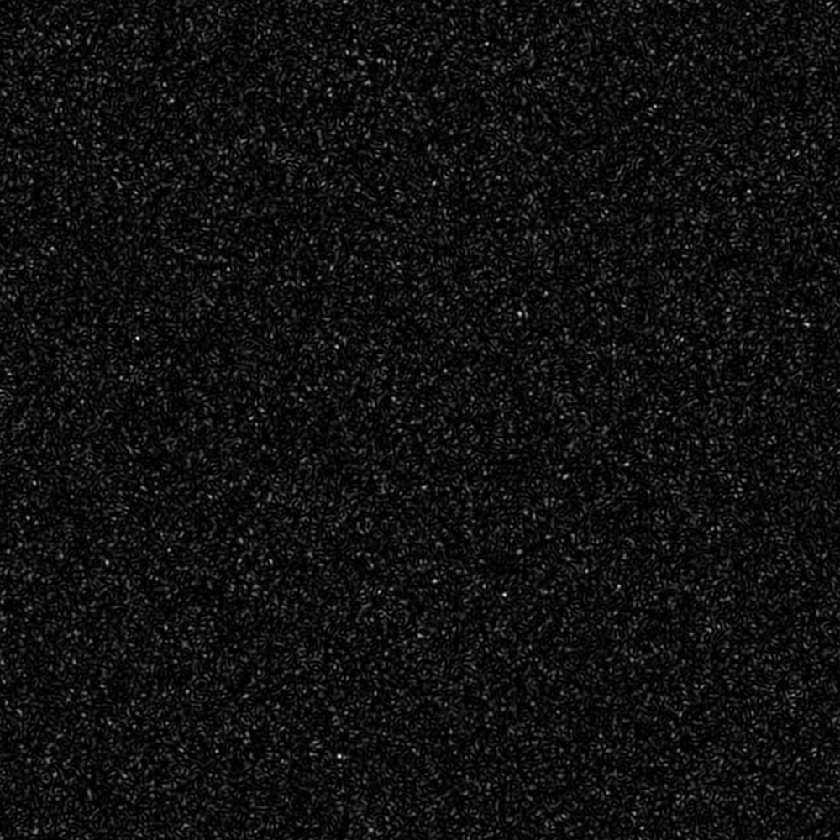
#> input picture SpeckleSizeCode/PythonAutocorr/circularWithPhasesSimulations/4pixelsCircularWithPhasesSimulations.tiff, 840 x 840 px, shrunk from 1000 x 1000 before the run
$ python autocorr.py
#> lines starting #> are read from the running program, lines starting #| are printed output that depends on the picture
import numpy as np
import matplotlib.pyplot as plt
import tifffile
import os
from scipy.ndimage import gaussian_filter
import cv2

nb = 13
fname = rf"20190924-200ms_20mW_Ave15_Gray_10X0.4_{nb}.tif"

p = os.path.dirname(os.path.join(os.getcwd(), "..", ".."))
path = os.path.join(p, "MATLAB", fname)

prefix = "circularWithPhasesSimulations"
otherPrefix = "50sims"
path = "4pixelsCircularWithPhasesSimulations.tiff"
args = [prefix, path]
#args = [prefix, otherPrefix, path]
path = os.path.join(*args)

if path.endswith("tif") or path.endswith("tiff"):
    img = tifffile.imread(path)
#> img is the input picture: shape (840, 840) float32; min 1.99e-07, max 1, mean 0.0661
else:
    img = cv2.imread(path)

plt.imshow(img)
plt.show()

imgDivide = gaussian_filter(img, 75)
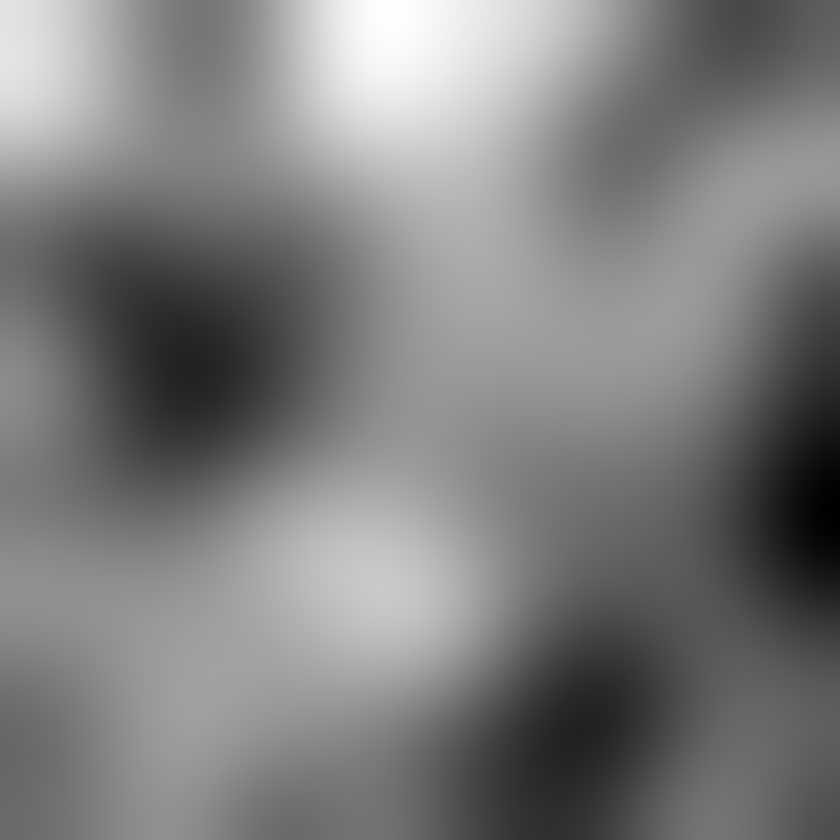
#> imgDivide: shape (840, 840) float32; min 0.0631, max 0.0691, mean 0.0661; drawn with min black and max white

img = img / imgDivide - np.mean(img)
plt.imshow(img)
plt.show()

fft = np.fft.fft2(img)
ifft = np.fft.ifftshift(np.fft.ifft2(np.abs(fft) ** 2)).real
ifft /= np.size(ifft)

r = (ifft - np.mean(img) ** 2) / np.var(img)
plt.imshow(r)
plt.colorbar()
plt.show()
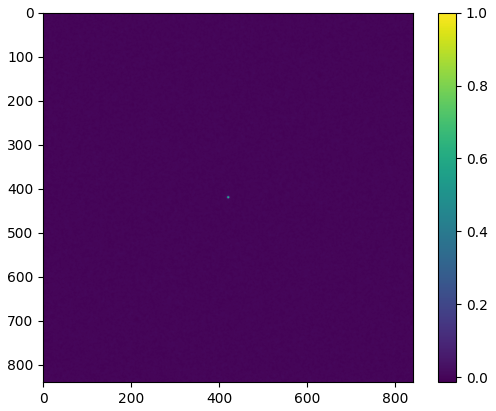
#> figure drawn by matplotlib, 2 panels

xSlice, ySlice = r.shape[1] // 2, r.shape[0] // 2
#> xSlice = 420; ySlice = 420

verticalSlice = r[:, xSlice]
#> verticalSlice = 840 values, max 1 at index 420, min -0.00926 at index 131, mean 0.00412
horizontalSlice = r[ySlice, :]
#> horizontalSlice = 840 values, max 1 at index 420, min -0.0083 at index 402, mean 0.00432


def normalize(verticalSlice, horizontalSlice):
    verticalSlice = verticalSlice - np.min(verticalSlice)
    verticalSlice = verticalSlice / np.max(verticalSlice)

    horizontalSlice = horizontalSlice - np.min(horizontalSlice)
    horizontalSlice = horizontalSlice / np.max(horizontalSlice)
    return verticalSlice, horizontalSlice


plt.plot(verticalSlice)
plt.title("Autocorrelation profile (x centered)")
plt.xlabel("Vertical position y [px]")
plt.ylabel("Normalized correlation coefficient [-]")
plt.show()
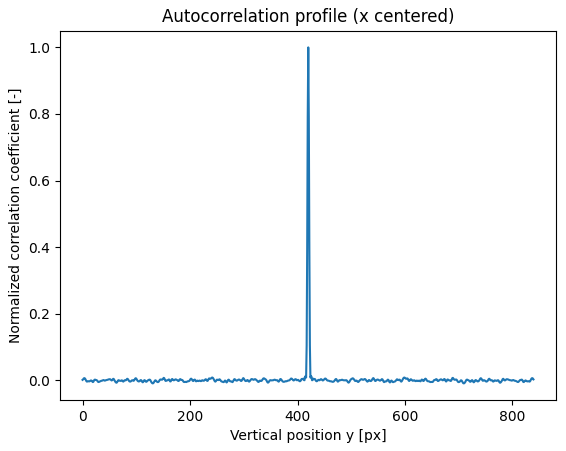
#> figure drawn by matplotlib, 1 panel; curve peaks at x = 420, y = 1

plt.plot(horizontalSlice)
plt.title("Autocorrelation profile (y centered)")
plt.xlabel("Horizontal position x [px]")
plt.ylabel("Normalized correlation coefficient [-]")
plt.show()
#> figure, not shown here; curve peaks at x = 420, y = 1

relativeErrorHalfMax = 25

# Y FWHM
print("Y FWHM")
halfMax = 0.5
inferiorBound = halfMax - halfMax * relativeErrorHalfMax / 100
superiorBound = halfMax + halfMax * relativeErrorHalfMax / 100

# Range of values to compute FWHM
pointsForFW = np.where((verticalSlice >= inferiorBound) & (verticalSlice <= superiorBound))[0]
#> pointsForFW = [418, 422]
print(pointsForFW)
#| [418 422]
middlePoint = np.argmax(verticalSlice)  # Find the middle point to separate the values at the left and at the right
#> middlePoint = 420
left = np.mean(pointsForFW[pointsForFW < middlePoint])
#> left = 418
right = np.mean(pointsForFW[pointsForFW > middlePoint])
#> right = 422
print(f"left: {left}")
#| left: 418.0
print(f"right: {right}")
#| right: 422.0
FWHM = right - left
#> FWHM = 4
print("Diameter : ", FWHM)
#| Diameter :  4.0
print("Radius : ", FWHM / 2)
#| Radius :  2.0

# X FWHM
print("= = = = = = = = = = = = = = = = = = = = = = = =")
print("X FWHM")
halfMax = 0.5
inferiorBound = halfMax - halfMax * relativeErrorHalfMax / 100
superiorBound = halfMax + halfMax * relativeErrorHalfMax / 100

# Range of values to compute FWHM
pointsForFW = np.where((horizontalSlice >= inferiorBound) & (horizontalSlice <= superiorBound))[0]
print(pointsForFW)
#| [418 422]
middlePoint = np.argmax(horizontalSlice)  # Find the middle point to separate the values at the left and at the right
left = np.mean(pointsForFW[pointsForFW < middlePoint])
right = np.mean(pointsForFW[pointsForFW > middlePoint])
print(f"left: {left}")
#| left: 418.0
print(f"right: {right}")
#| right: 422.0
FWHM = right - left
print("Diameter : ", FWHM)
#| Diameter :  4.0
print("Radius : ", FWHM / 2)
#| Radius :  2.0

$ run again, with SpeckleSizeCode/PythonAutocorr/circularWithPhasesSimulations/10pixelsCircularWithPhasesSimulations.tiff copied over SpeckleSizeCode/PythonAutocorr/circularWithPhasesSimulations/4pixelsCircularWithPhasesSimulations.tiff
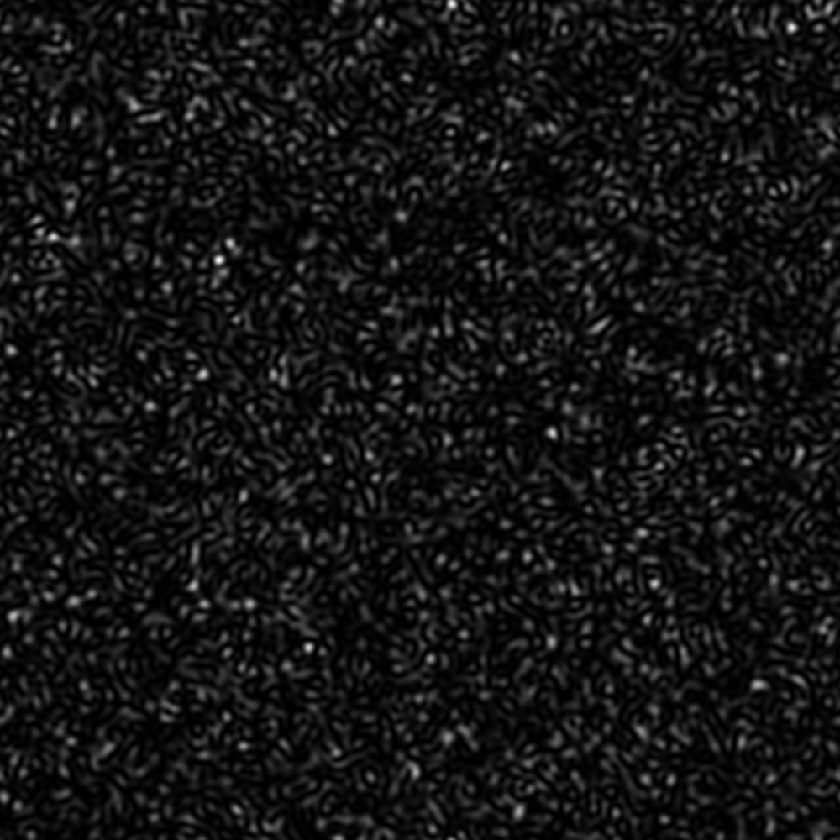
#> input picture SpeckleSizeCode/PythonAutocorr/circularWithPhasesSimulations/10pixelsCircularWithPhasesSimulations.tiff, 840 x 840 px, shrunk from 1000 x 1000 before the run
#> img is the input picture: shape (840, 840) float32; min 6.34e-07, max 0.98, mean 0.0817
#> `plt.show()`:
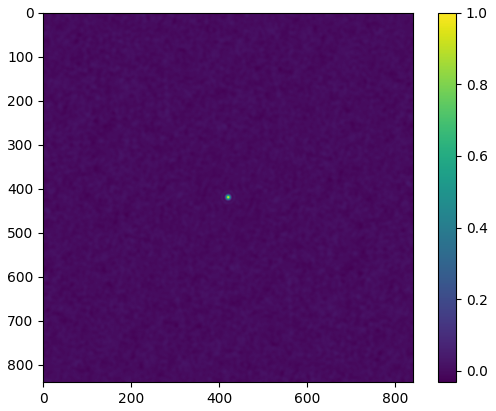
#> figure drawn by matplotlib, 2 panels
#> verticalSlice = 840 values, max 1 at index 420, min -0.0157 at index 769, mean 0.0113
#> horizontalSlice = 840 values, max 1 at index 420, min -0.0191 at index 98, mean 0.0117
#> `plt.show()`:
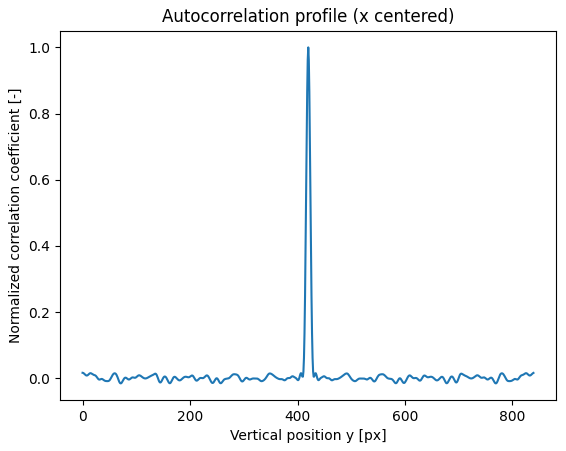
#> figure drawn by matplotlib, 1 panel; curve peaks at x = 420, y = 1
#> pointsForFW = [415, 416, 424, 425]
#| [415 416 424 425]
#> middlePoint = 420
#> left = 415.5
#> right = 424.5
#| left: 415.5
#| right: 424.5
#> FWHM = 9
#| Diameter :  9.0
#| Radius :  4.5
#| [415 416 424 425]
#| left: 415.5
#| right: 424.5
#| Diameter :  9.0
#| Radius :  4.5

$ run again, with SpeckleSizeCode/PythonAutocorr/circularWithPhasesSimulations/12pixelsCircularWithPhasesSimulations.tiff copied over SpeckleSizeCode/PythonAutocorr/circularWithPhasesSimulations/4pixelsCircularWithPhasesSimulations.tiff
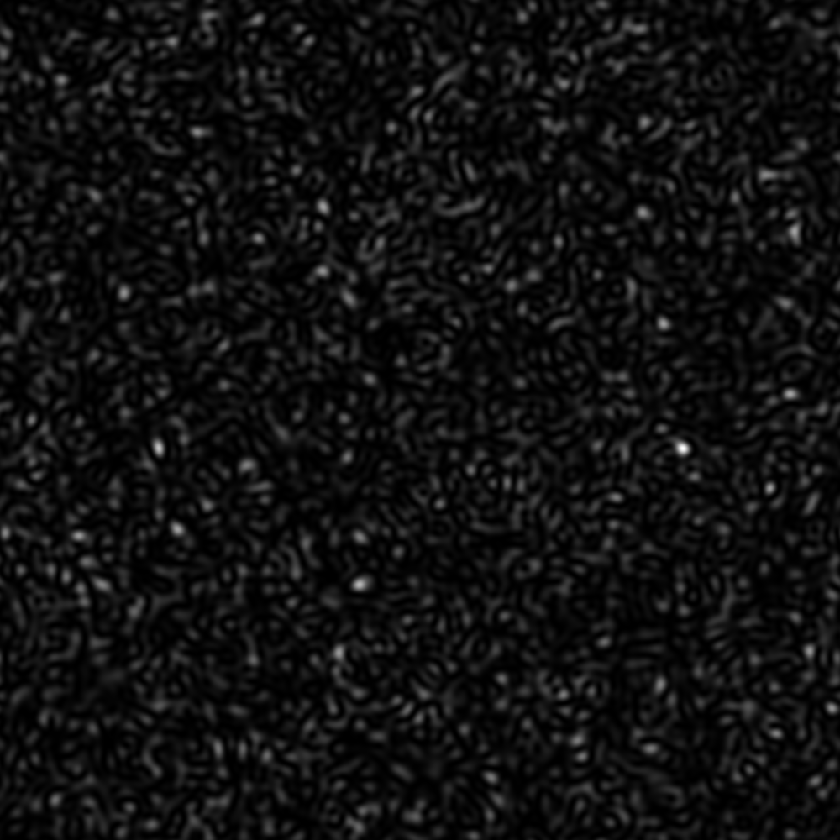
#> input picture SpeckleSizeCode/PythonAutocorr/circularWithPhasesSimulations/12pixelsCircularWithPhasesSimulations.tiff, 840 x 840 px, shrunk from 1000 x 1000 before the run
#> img is the input picture: shape (840, 840) float32; min 4.28e-08, max 1, mean 0.0671
#> `plt.show()`:
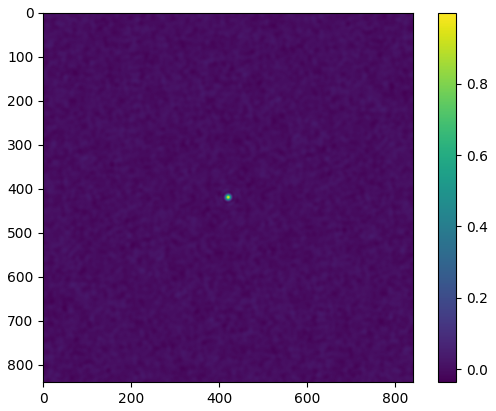
#> figure drawn by matplotlib, 2 panels
#> verticalSlice = 840 values, max 1 at index 420, min -0.0199 at index 589, mean 0.0109
#> horizontalSlice = 840 values, max 1 at index 420, min -0.0265 at index 341, mean 0.0104
#> `plt.show()`:
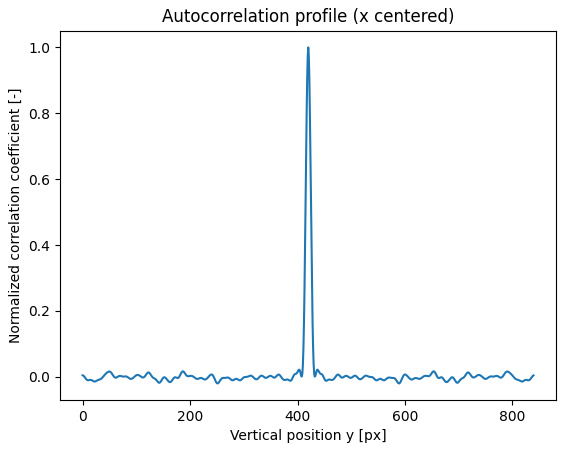
#> figure drawn by matplotlib, 1 panel; curve peaks at x = 420, y = 1
#> pointsForFW = [414, 415, 425, 426]
#| [414 415 425 426]
#> middlePoint = 420
#> left = 414.5
#> right = 425.5
#| left: 414.5
#| right: 425.5
#> FWHM = 11
#| Diameter :  11.0
#| Radius :  5.5
#| [414 415 425 426]
#| left: 414.5
#| right: 425.5
#| Diameter :  11.0
#| Radius :  5.5

$ run again, with SpeckleSizeCode/PythonAutocorr/circularWithPhasesSimulations/14pixelsCircularWithPhasesSimulations.tiff copied over SpeckleSizeCode/PythonAutocorr/circularWithPhasesSimulations/4pixelsCircularWithPhasesSimulations.tiff
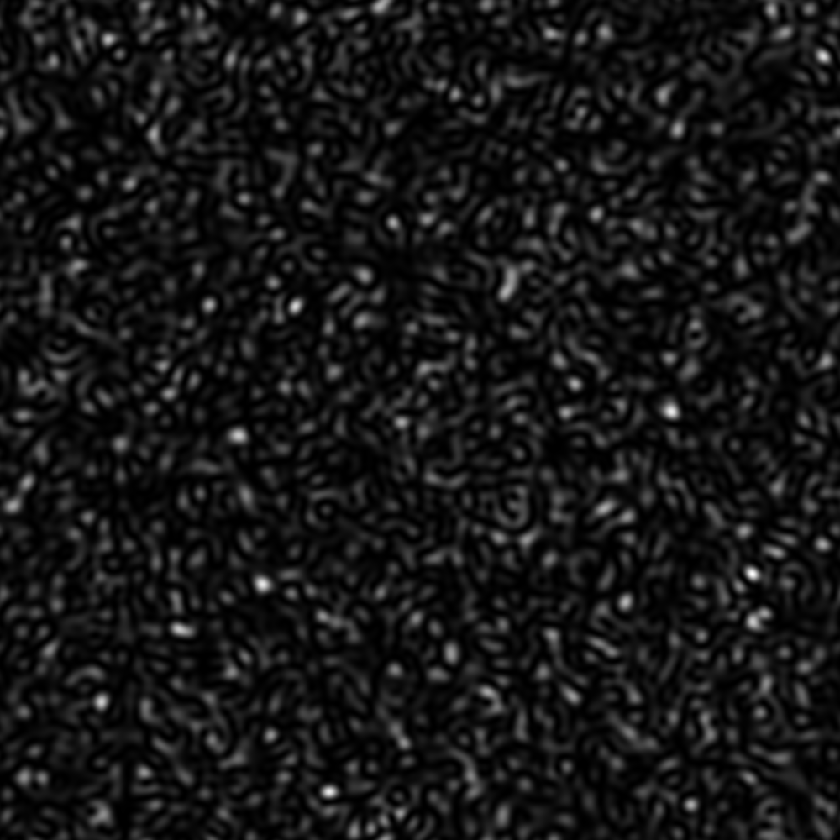
#> input picture SpeckleSizeCode/PythonAutocorr/circularWithPhasesSimulations/14pixelsCircularWithPhasesSimulations.tiff, 840 x 840 px, shrunk from 1000 x 1000 before the run
#> img is the input picture: shape (840, 840) float32; min 1.53e-07, max 1, mean 0.0908
#> `plt.show()`:
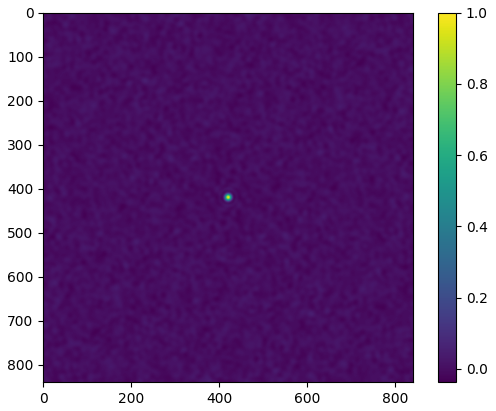
#> figure drawn by matplotlib, 2 panels
#> verticalSlice = 840 values, max 1 at index 420, min -0.0269 at index 322, mean 0.0118
#> horizontalSlice = 840 values, max 1 at index 420, min -0.0278 at index 394, mean 0.0122
#> `plt.show()`:
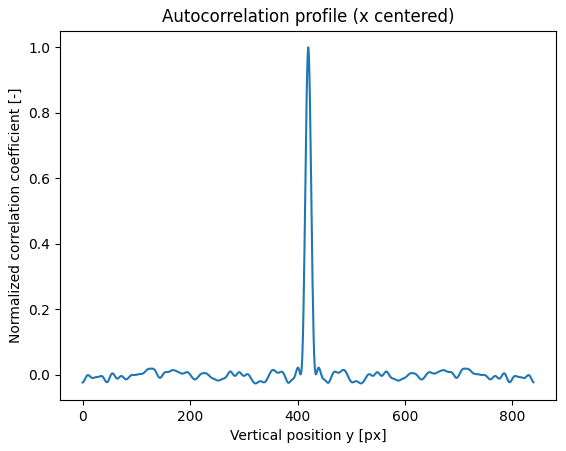
#> figure drawn by matplotlib, 1 panel; curve peaks at x = 420, y = 1
#> pointsForFW = [413, 414, 426, 427]
#| [413 414 426 427]
#> middlePoint = 420
#> left = 413.5
#> right = 426.5
#| left: 413.5
#| right: 426.5
#> FWHM = 13
#| Diameter :  13.0
#| Radius :  6.5
#| [413 414 426 427]
#| left: 413.5
#| right: 426.5
#| Diameter :  13.0
#| Radius :  6.5
